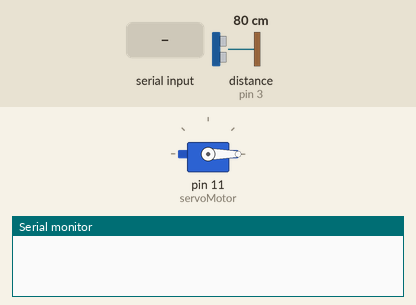
Recording of a sketch running on a simulated Arduino Uno, built with avr-gcc and run on an emulated ATmega328P. Shown: servo, the last lines printed to the serial monitor. Wiring (inferred from the names in the program): ultrasonic range finder: trigger pin 2; echo pin 3. The test bench sets the inputs (shaded band); at power-on: distance to the obstacle (sensor on pin 3) 80 cm. The echo pulse lasts 58.3 µs per cm.

Above: at 1.2 s.
1.3 s: distance to the obstacle (sensor on pin 3) set to 2 cm
2.9 s: "s" received over Serial
At 3.4 s:
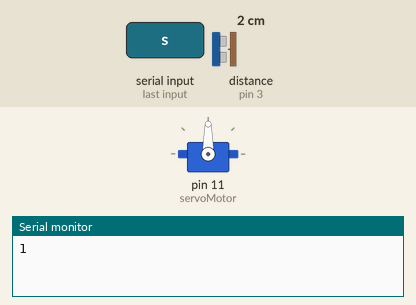
Timing chart, 0 to 14.4 s (numbered marks = the images above; inputs shaded):
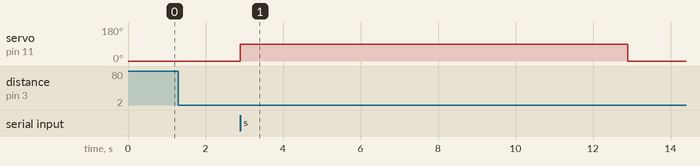

Measured:
- after the input at 2.9 s, servo on pin 11 (servoMotor): 0° → 90° at once, → 0° 10.0 s later

The sketch:

Complemento.ino
```cpp
#include<Servo.h>
const int Trigger = 2;
const int Echo = 3;
Servo servoMotor;
void setup() {
 Serial.begin(9600);
 pinMode(Trigger, OUTPUT);
 pinMode(Echo, INPUT);
 digitalWrite(Trigger, LOW);
 servoMotor.attach(11);
 servoMotor.write(0);
}

void loop() {
   long t;
  long d;
  long x;
  do {
  digitalWrite(Trigger, HIGH);
  delayMicroseconds(10);
  digitalWrite(Trigger, LOW);
  t = pulseIn(Echo, HIGH);
  d = t/59;
  delay(100);
  }while (d>50 || d<1);
 Serial.println(1);

 do{
  if (Serial.available() > 0) {
    x=Serial.read();
    if (x == 115) {
         servoMotor.write(90);
         delay(10000);
         servoMotor.write(0);
   }
  }

}while(x != 115);
}
```
